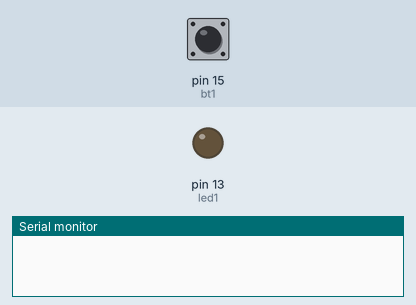
A sketch run on a simulated Arduino Uno, built with avr-gcc and run on an emulated ATmega328P. Parts: output pins drawn as LEDs (lit = HIGH), the last lines printed to the serial monitor. Dashed ring = blinking. Inputs (shaded band) come from the test bench; at power-on: pin 15 (bt1) LOW.

Above: at 1.2 s.
1.3 s: pin 15 (bt1) pulsed HIGH 5 times (0.12 s each, 0.3 s apart)
At 1.66 s:
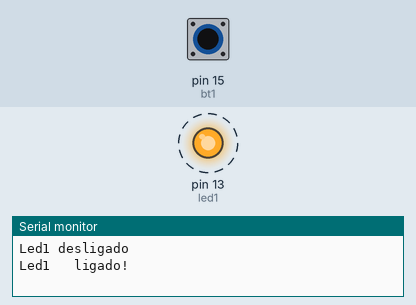
4.3 s: pin 15 (bt1) driven HIGH
At 4.6 s:
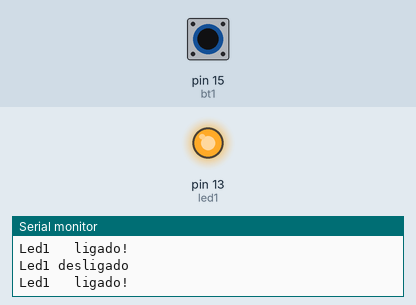
5.8 s: pin 15 (bt1) driven LOW
At 7.0 s:
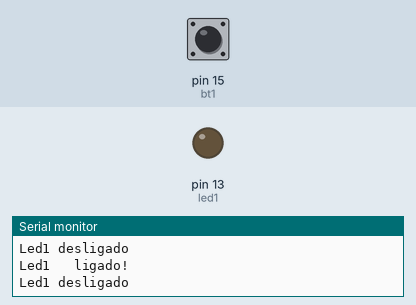
Timing chart, 0 to 8.8 s (numbered marks = the images above; inputs shaded):
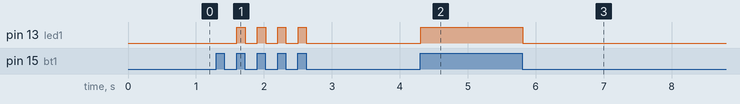

The sketch:

V-55-BOTAO-RESOLVIDO.ino
```cpp
// Mapeamento de Hardware

#define bt1 15
#define led1 13

// variables will change:
void readKey();
unsigned int duty1 = 1;
static boolean flag2 = 0;

void setup() {
  Serial.begin(9600); //inicia com. serial 115200 bits/s
  pinMode(led1, OUTPUT);
  pinMode(bt1, INPUT);
  digitalWrite(led1, LOW);
}

////////////////////////////

void loop() {

  readKey();

  delay(10);

} //end loop

void readKey() {
  static boolean flag1 = 0;

  if (digitalRead(bt1)){

    if (flag2 == 1)
    {
          digitalWrite(led1, flag2);
          Serial.println("Led1   ligado!");
    }
    flag1 = 0x01;
    flag2 = 0x00;

    delay(10);
  }

  if (!digitalRead(bt1) && flag1) {
    flag1 = 0x00;
    flag2 = 0x01;
    digitalWrite(led1, flag1);
    Serial.println("Led1 desligado");
    delay(10);
  }

}
```

Measured:
- after the input at 1.3 s, pin 13 (led1): alternates HIGH for 0.12 s and LOW for 0.18 s, 8 changes in all, then stays LOW, starting after 0.30 s
- after the input at 4.3 s, pin 13 (led1): LOW → HIGH at once
- after the input at 5.8 s, pin 13 (led1): HIGH → LOW at once
